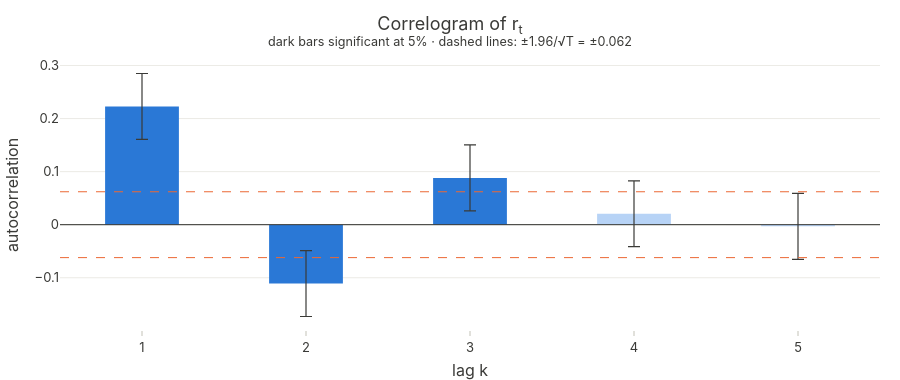

Source (notebook cell):
### Code cell
def correlogram(tab, T, title, col="rho_hat"):
    """Bars = sample (P)ACF, whiskers = 95% CI around each estimate, dashed = +-1.96/sqrt(T) around zero."""
    band = 1.96 / np.sqrt(T)
    sig = (tab["CI low"] > 0) | (tab["CI high"] < 0) if "CI low" in tab else tab[col].abs() > band
    fig = go.Figure()
    fig.add_bar(x=tab.index, y=tab[col], width=0.45,
                marker=dict(color=[BLUE if s else "#b7d3f6" for s in sig]),
                error_y=dict(type="constant", value=band, color="#3a3a37", thickness=1.2, width=6),
                customdata=np.c_[tab[col] - band, tab[col] + band, np.sqrt(T) * tab[col]],
                hovertemplate=("lag %{x}<br>estimate = %{y:.4f}<br>95% CI [%{customdata[0]:.3f}, "
                               "%{customdata[1]:.3f}]<br>z = %{customdata[2]:.2f}<extra></extra>"),
                name="estimate")
    for s in (1, -1):
        fig.add_hline(y=s*band, line=dict(color=ORANGE, dash="dash", width=1))
    fig.add_hline(y=0, line=dict(color="#3a3a37", width=1))
    fig.update_layout(title=f"{title}<br><sup>dark bars significant at 5% · dashed lines: ±1.96/√T = ±{band:.3f}</sup>",
                      xaxis=dict(title="lag k", tickmode="linear", dtick=1),
                      yaxis_title="autocorrelation", height=380, showlegend=False)
    fig.show()

correlogram(acf_r, len(r), "Correlogram of r<sub>t</sub>")

### Figure 1 — Plotly figure (JSON) as saved in the notebook; plotly's stock layout.template omitted (floating-point values rounded to 4 significant figures)
{"data": [{"customdata": [[0.1608, 0.2849, 7.037], [-0.1731, -0.04891, -3.504], [0.02612, 0.1503, 2.785], [-0.04141, 0.08274, 0.6525], [-0.06523, 0.05892, -0.09951]], "error_y": {"color": "#3a3a37", "thickness": 1.2, "type": "constant", "value": 0.06207, "width": 6}, "hovertemplate": "lag %{x}<br>estimate = %{y:.4f}<br>95% CI [%{customdata[0]:.3f}, %{customdata[1]:.3f}]<br>z = %{customdata[2]:.2f}<extra></extra>", "marker": {"color": ["#2a78d6", "#2a78d6", "#2a78d6", "#b7d3f6", "#b7d3f6"]}, "name": "estimate", "type": "bar", "width": 0.45, "x": [1, 2, 3, 4, 5], "y": [0.2229, -0.111, 0.0882, 0.02066, -0.003151]}], "layout": {"height": 380, "shapes": [{"line": {"color": "#eb6834", "dash": "dash", "width": 1}, "type": "line", "x0": 0, "x1": 1, "xref": "x domain", "y0": 0.06207, "y1": 0.06207, "yref": "y"}, {"line": {"color": "#eb6834", "dash": "dash", "width": 1}, "type": "line", "x0": 0, "x1": 1, "xref": "x domain", "y0": -0.06207, "y1": -0.06207, "yref": "y"}, {"line": {"color": "#3a3a37", "width": 1}, "type": "line", "x0": 0, "x1": 1, "xref": "x domain", "y0": 0, "y1": 0, "yref": "y"}], "showlegend": false, "title": {"text": "Correlogram of r<sub>t</sub><br><sup>dark bars significant at 5% · dashed lines: ±1.96/√T = ±0.062</sup>"}, "xaxis": {"dtick": 1, "tickmode": "linear", "title": {"text": "lag k"}}, "yaxis": {"title": {"text": "autocorrelation"}}}}
